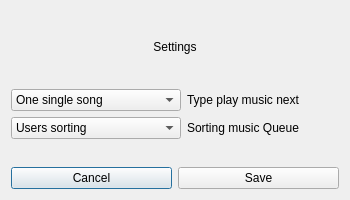
<?xml version="1.0" encoding="UTF-8"?>
<ui version="4.0">
 <class>WindowSetting</class>
 <widget class="QDialog" name="WindowSetting">
  <property name="geometry">
   <rect>
    <x>0</x>
    <y>0</y>
    <width>350</width>
    <height>200</height>
   </rect>
  </property>
  <property name="minimumSize">
   <size>
    <width>350</width>
    <height>200</height>
   </size>
  </property>
  <property name="maximumSize">
   <size>
    <width>350</width>
    <height>200</height>
   </size>
  </property>
  <property name="windowTitle">
   <string>Setting</string>
  </property>
  <layout class="QVBoxLayout" name="verticalLayout">
   <item>
    <widget class="QLabel" name="label_3">
     <property name="text">
      <string>Settings</string>
     </property>
     <property name="alignment">
      <set>Qt::AlignCenter</set>
     </property>
    </widget>
   </item>
   <item>
    <layout class="QFormLayout" name="formLayout">
     <item row="1" column="1">
      <widget class="QLabel" name="label">
       <property name="text">
        <string>Type play music next</string>
       </property>
      </widget>
     </item>
     <item row="2" column="0">
      <widget class="QComboBox" name="TypeSort">
       <property name="sizePolicy">
        <sizepolicy hsizetype="Expanding" vsizetype="Fixed">
         <horstretch>0</horstretch>
         <verstretch>0</verstretch>
        </sizepolicy>
       </property>
       <property name="minimumSize">
        <size>
         <width>170</width>
         <height>0</height>
        </size>
       </property>
       <property name="maximumSize">
        <size>
         <width>170</width>
         <height>16777215</height>
        </size>
       </property>
       <item>
        <property name="text">
         <string>Users sorting</string>
        </property>
       </item>
       <item>
        <property name="text">
         <string>Artist</string>
        </property>
       </item>
       <item>
        <property name="text">
         <string>Title</string>
        </property>
       </item>
       <item>
        <property name="text">
         <string>Album</string>
        </property>
       </item>
       <item>
        <property name="text">
         <string>Genre</string>
        </property>
       </item>
      </widget>
     </item>
     <item row="2" column="1">
      <widget class="QLabel" name="label_2">
       <property name="text">
        <string>Sorting music Queue</string>
       </property>
      </widget>
     </item>
     <item row="1" column="0">
      <widget class="QComboBox" name="TypePlay">
       <property name="minimumSize">
        <size>
         <width>170</width>
         <height>0</height>
        </size>
       </property>
       <property name="maximumSize">
        <size>
         <width>170</width>
         <height>16777215</height>
        </size>
       </property>
       <item>
        <property name="text">
         <string>One single song</string>
        </property>
       </item>
       <item>
        <property name="text">
         <string>Loop Queue</string>
        </property>
       </item>
       <item>
        <property name="text">
         <string>Repeat a single song</string>
        </property>
       </item>
       <item>
        <property name="text">
         <string>Random music</string>
        </property>
       </item>
      </widget>
     </item>
    </layout>
   </item>
   <item>
    <layout class="QHBoxLayout" name="horizontalLayout_3">
     <item>
      <widget class="QPushButton" name="pushButton_Cancel">
       <property name="text">
        <string>Cancel</string>
       </property>
      </widget>
     </item>
     <item>
      <widget class="QPushButton" name="pushButton_Save">
       <property name="text">
        <string>Save</string>
       </property>
      </widget>
     </item>
    </layout>
   </item>
  </layout>
 </widget>
 <resources/>
 <connections/>
</ui>
